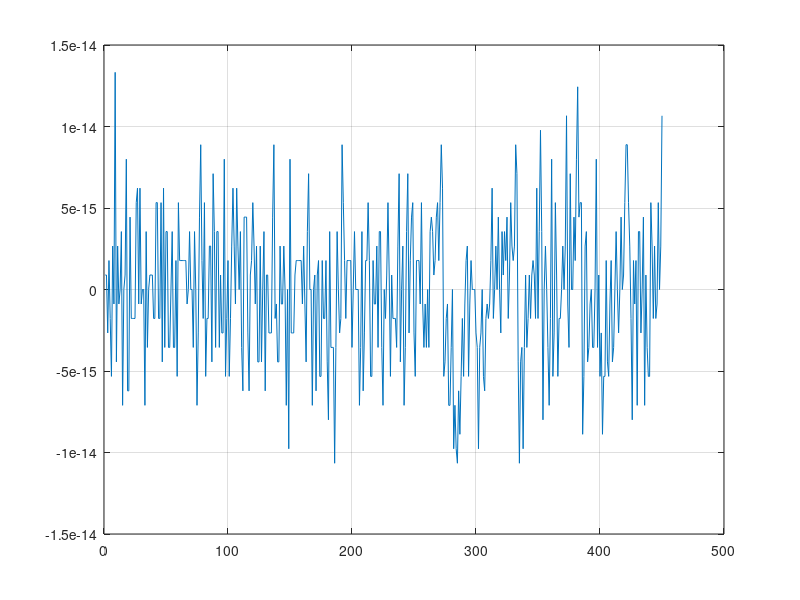

This figure's MATLAB source:
function f()
	x= linspace(1-2*10^-8,1+2*10^-8,450);
	%x = linspace(-1,1,100);
	y =  x.^ 7 - 7 * x.^ 6 + 21 * x.^ 5 - 35 * x.^ 4 + 35 * x.^ 3 - 21 * x.^ 2 + 7 * x - 1;
	plot(y);
	grid on
end